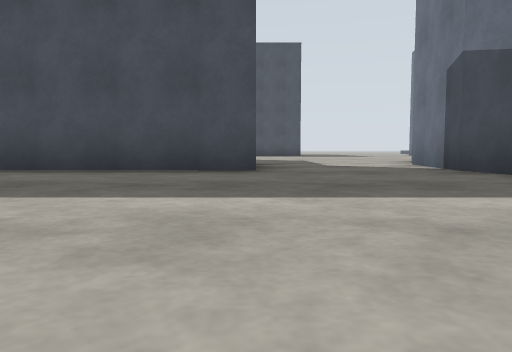
view 1 (above)

16 first-person views from a walk through a Gazebo world. The camera is 0.5 m above the floor, tilts 4° down and sees 70° across. The floor is counted in squares, 2 m on a side. Each view is taken from the middle of a square. On the plan, view 1 faces up. The plan holds only what a view shows up to about 9 squares ahead; the rest is blank. The place goes on beyond the plan.

view 2
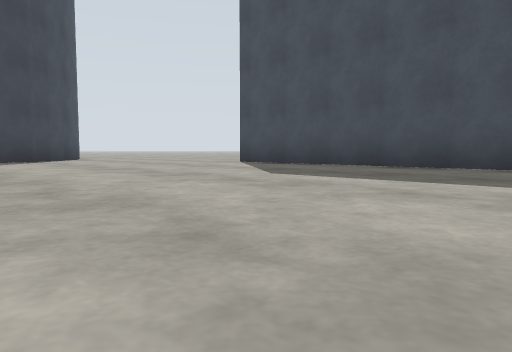

view 3
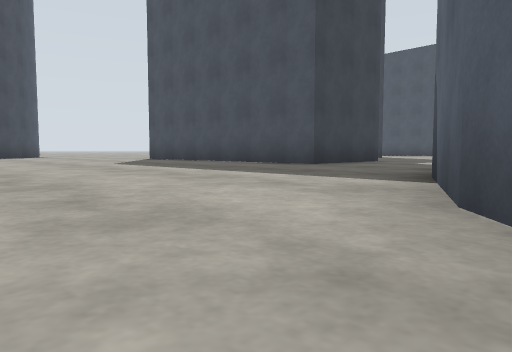

view 4
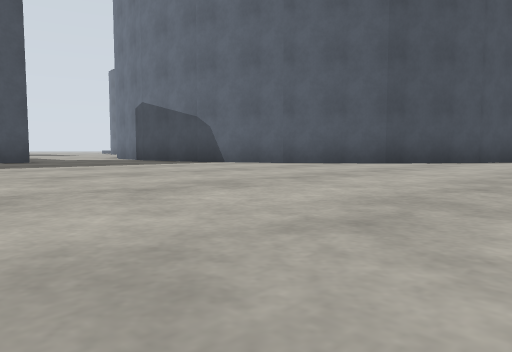

view 5
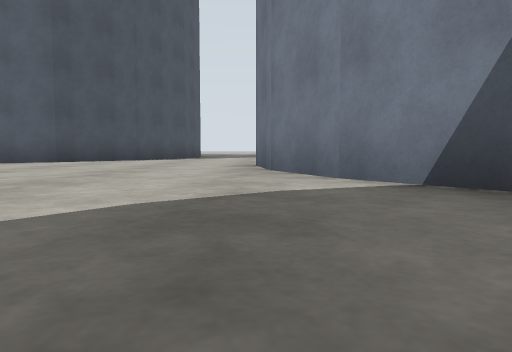

view 6
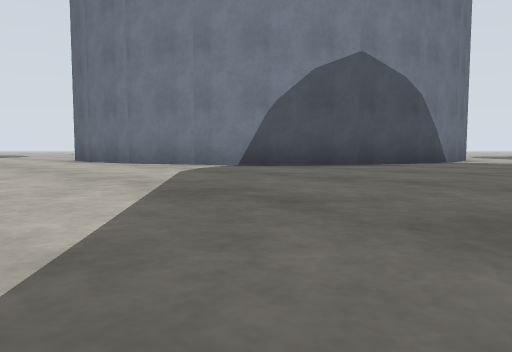

view 7
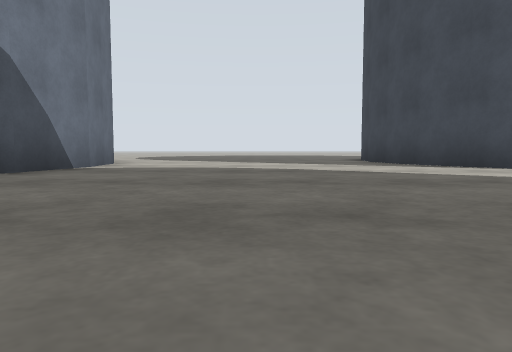

view 8
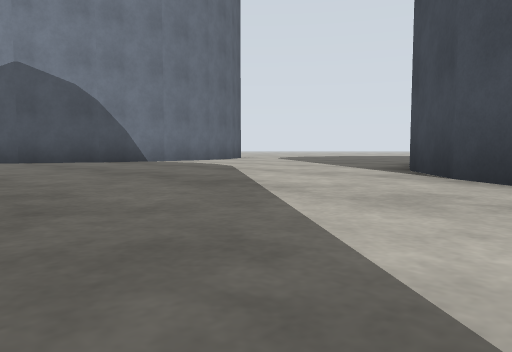

view 9
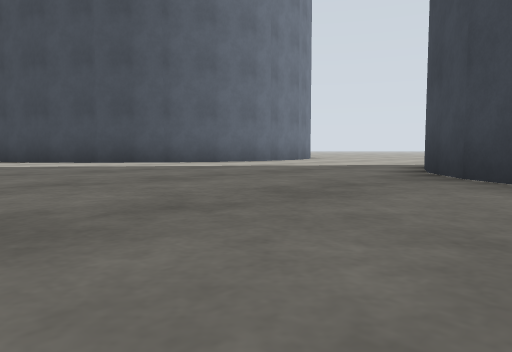

view 10
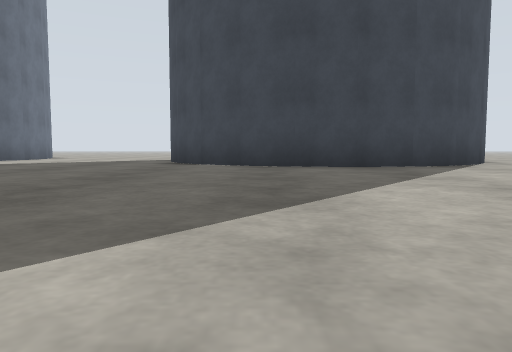

view 11
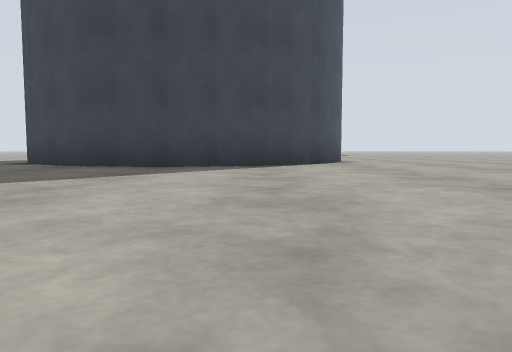

view 12
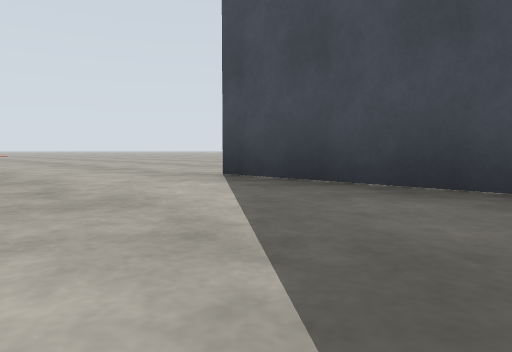

view 13
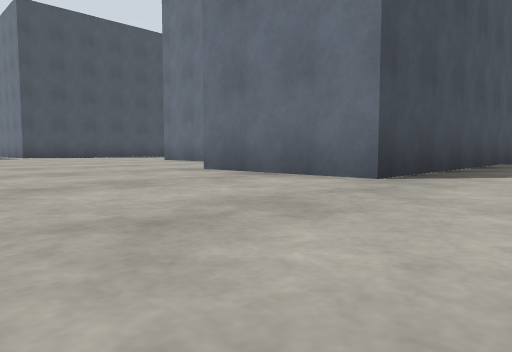

view 14
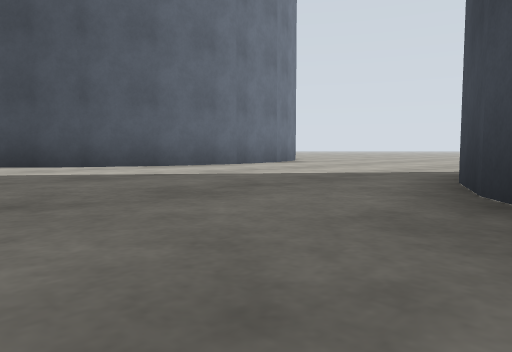

view 15
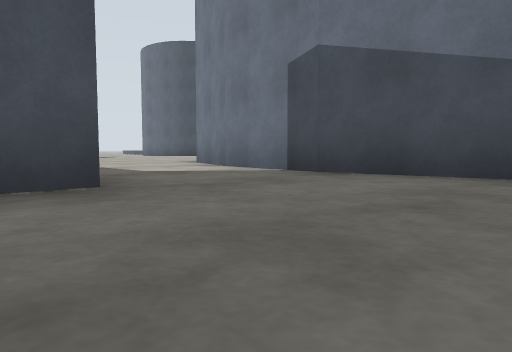

view 16
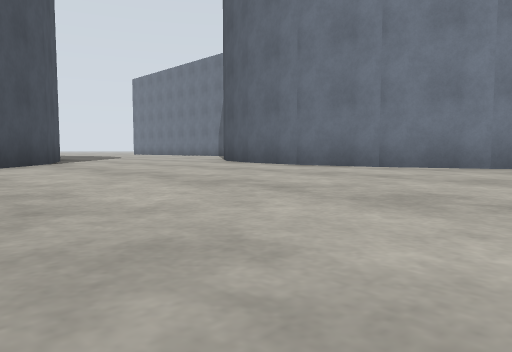

### Floor plan
Key: @ floor where view 1 was taken; . floor; C grey cylinder; B grey box.
Columns run from 16 left of view 1 to 8 right of it. Each row starts with its distance up from view 1.
 12          ..
 11          ...B
 10         ....B     ..
  9         ....      ..
  8         ....    ....C
  7      .....B     B..C
  6      .....B     B..C
  5     ......BBBBBBB..C
  4     ...............C
  3     C..............C
  2      CC............C
  1        C............C
  0        C........@...CC
 -1        C.............CC
 -2        C...............CC
 -3      CC..................
 -4    .C...................
 -5 ...................C...
 -6 ................CCC CCC
 -7 ...............C
 -8  ..CC.........CC
 -9  CC  CC.......C
-10        C......C
-11         C.....C

Positions as (right, up) in squares from view 1, and headings:
1: (0, 0), facing up
2: (0, -1), facing up-left
3: (4, -1), facing up-left
4: (-2, -4), facing up-right
5: (-3, -5), facing right
6: (-5, -2), facing down-right
7: (-5, -5), facing down
8: (-10, -6), facing down-right
9: (-6, -2), facing down-left
10: (-3, -2), facing left
11: (-3, 1), facing left
12: (-3, 2), facing up-left
13: (-9, 3), facing up-right
14: (-8, -3), facing down-left
15: (-1, 2), facing up-right
16: (-1, 0), facing down-right
